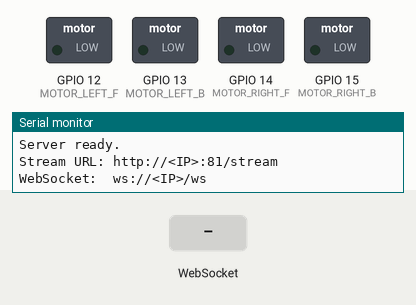
A sketch run on a simulated ESP32. On the bench: switched loads named in the sketch (green lamp = pin HIGH), the last lines printed to the serial monitor. Inputs (shaded band) come from the test bench. WiFi joins after 1.5 s; servers stay silent unless stated; the camera gives no picture.

Above: at 1.5 s.
1.6 s: WebSocket text "SPEED,200,200" received
At 2.7 s:
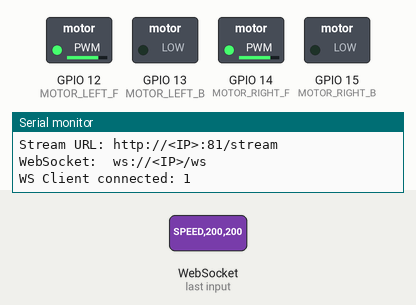
3.1 s: WebSocket text "B" received
At 3.9 s:
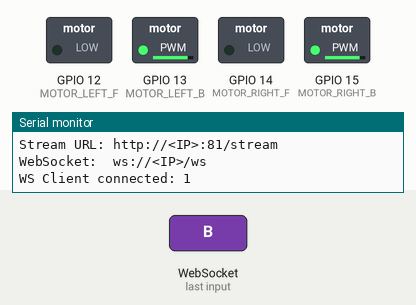
4.6 s: WebSocket text "L" received
At 5.0 s:
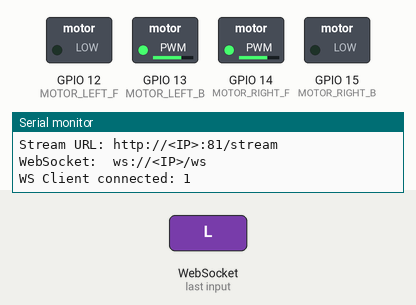
6.1 s: WebSocket text "R" received
At 7.4 s:
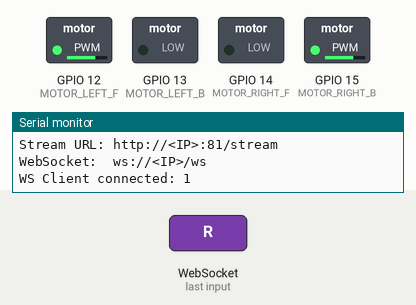
Timing chart, 0 to 8.6 s (numbered marks = the images above; inputs shaded):
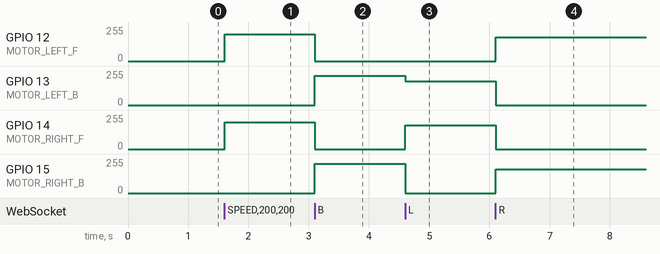

Measured:
- after the input at 1.6 s, GPIO 12 (MOTOR_LEFT_F), GPIO 14 (MOTOR_RIGHT_F): 0/255 → 199/255 at once
- after the input at 3.1 s, GPIO 12 (MOTOR_LEFT_F), GPIO 14 (MOTOR_RIGHT_F): 199/255 → 0/255 at once; GPIO 13 (MOTOR_LEFT_B), GPIO 15 (MOTOR_RIGHT_B): 0/255 → 219/255 at once
- after the input at 4.6 s, GPIO 13 (MOTOR_LEFT_B): 219/255 → 179/255 at once; GPIO 14 (MOTOR_RIGHT_F): 0/255 → 179/255 at once; GPIO 15 (MOTOR_RIGHT_B): 219/255 → 0/255 at once
- after the input at 6.1 s, GPIO 12 (MOTOR_LEFT_F), GPIO 15 (MOTOR_RIGHT_B): 0/255 → 179/255 at once; GPIO 13 (MOTOR_LEFT_B), GPIO 14 (MOTOR_RIGHT_F): 179/255 → 0/255 at once

The sketch:

esp32_cam_car.ino
```cpp
/**
 * @file esp32_cam_car.ino
 * @brief ESP32-CAM (AI-Thinker) 기반 Wi-Fi 영상 스트리밍 및 모터 제어 펌웨어
 * @details
 *  - MJPEG 영상 스트리밍 서버 (Port 81: /stream)
 *  - WebSocket 기반 실시간 양방향 모터 제어 (Port 82: ws://<IP>:82/)
 *  - L9110S / L298N 모터 드라이버 2WD 차동 제어 지원
 */

#include "esp_camera.h"
#include <WiFi.h>
#include <AsyncTCP.h>
#include <ESPAsyncWebServer.h>

// ==========================================
// 1. Wi-Fi 설정 (AP 모드 또는 공유기 연결)
// ==========================================
// STA 모드 (공유기 연결 시)
const char* ssid = "YOUR_WIFI_SSID";
const char* password = "YOUR_WIFI_PASSWORD";

// AP 모드 (공유기 없을 때 자체 핫스팟 생성)
const bool USE_AP_MODE = true;
const char* ap_ssid = "PhysicalAI_AGV_AP";
const char* ap_password = "password1234";

// ==========================================
// 2. 모터 제어 핀 매핑 (AI-Thinker ESP32-CAM 기준)
// 주의: SD 카드를 사용하지 않을 때 안전하게 사용 가능한 GPIO
// ==========================================
#define MOTOR_LEFT_F   12  // 좌측 모터 전진 (IN1)
#define MOTOR_LEFT_B   13  // 좌측 모터 후진 (IN2)
#define MOTOR_RIGHT_F  14  // 우측 모터 전진 (IN3)
#define MOTOR_RIGHT_B  15  // 우측 모터 후진 (IN4)

// PWM 채널 설정
#define PWM_FREQ       1000
#define PWM_RES        8
#define PWM_CH_LF      0
#define PWM_CH_LB      1
#define PWM_CH_RF      2
#define PWM_CH_RB      3

// ==========================================
// 3. AI-Thinker ESP32-CAM 핀맵 정의
// ==========================================
#define PWDN_GPIO_NUM     32
#define RESET_GPIO_NUM    -1
#define XCLK_GPIO_NUM      0
#define SIOD_GPIO_NUM     26
#define SIOC_GPIO_NUM     27

#define Y9_GPIO_NUM       35
#define Y8_GPIO_NUM       34
#define Y7_GPIO_NUM       39
#define Y6_GPIO_NUM       36
#define Y5_GPIO_NUM       21
#define Y4_GPIO_NUM       19
#define Y3_GPIO_NUM       18
#define Y2_GPIO_NUM        5
#define VSYNC_GPIO_NUM    25
#define HREF_GPIO_NUM     23
#define PCLK_GPIO_NUM     22

// 서버 객체 선언
AsyncWebServer server(80);
AsyncWebSocket ws("/ws");
WiFiServer streamServer(81);

// 모터 속도 변수 (-255 ~ 255)
int targetSpeedL = 0;
int targetSpeedR = 0;

void setMotorPWM(int pinForward, int pinBackward, int chF, int chB, int speed) {
  if (speed > 0) {
    ledcWrite(chF, speed);
    ledcWrite(chB, 0);
  } else if (speed < 0) {
    ledcWrite(chF, 0);
    ledcWrite(chB, -speed);
  } else {
    ledcWrite(chF, 0);
    ledcWrite(chB, 0);
  }
}

void applyMotorSpeeds(int speedL, int speedR) {
  speedL = constrain(speedL, -255, 255);
  speedR = constrain(speedR, -255, 255);
  setMotorPWM(MOTOR_LEFT_F, MOTOR_LEFT_B, PWM_CH_LF, PWM_CH_LB, speedL);
  setMotorPWM(MOTOR_RIGHT_F, MOTOR_RIGHT_B, PWM_CH_RF, PWM_CH_RB, speedR);
}

void stopMotors() {
  applyMotorSpeeds(0, 0);
}

// WebSocket 이벤트 핸들러
void onWsEvent(AsyncWebSocket *server, AsyncWebSocketClient *client, AwsEventType type, void *arg, uint8_t *data, size_t len) {
  if (type == WS_EVT_CONNECT) {
    Serial.printf("WS Client connected: %u\n", client->id());
  } else if (type == WS_EVT_DISCONNECT) {
    Serial.printf("WS Client disconnected: %u\n", client->id());
    stopMotors(); // 연결 끊김 시 비상 정지 (Fail-Safe)
  } else if (type == WS_EVT_DATA) {
    AwsFrameInfo *info = (AwsFrameInfo*)arg;
    if (info->final && info->index == 0 && info->len == len && info->opcode == WS_TEXT) {
      data[len] = 0;
      char* msg = (char*)data;

      // 포맷 1: 단축 명령 ("F", "B", "L", "R", "S")
      if (strcmp(msg, "F") == 0) {
        applyMotorSpeeds(220, 220);
      } else if (strcmp(msg, "B") == 0) {
        applyMotorSpeeds(-220, -220);
      } else if (strcmp(msg, "L") == 0) {
        applyMotorSpeeds(-180, 180);
      } else if (strcmp(msg, "R") == 0) {
        applyMotorSpeeds(180, -180);
      } else if (strcmp(msg, "S") == 0) {
        stopMotors();
      }
      // 포맷 2: 정밀 속도 제어 ("SPEED,left,right", 예: "SPEED,200,200")
      else if (strncmp(msg, "SPEED,", 6) == 0) {
        int l = 0, r = 0;
        if (sscanf(msg + 6, "%d,%d", &l, &r) == 2) {
          applyMotorSpeeds(l, r);
        }
      }
    }
  }
}

void initCamera() {
  camera_config_t config;
  config.ledc_channel = LEDC_CHANNEL_0;
  config.ledc_timer = LEDC_TIMER_0;
  config.pin_d0 = Y2_GPIO_NUM;
  config.pin_d1 = Y3_GPIO_NUM;
  config.pin_d2 = Y4_GPIO_NUM;
  config.pin_d3 = Y5_GPIO_NUM;
  config.pin_d4 = Y6_GPIO_NUM;
  config.pin_d5 = Y7_GPIO_NUM;
  config.pin_d6 = Y8_GPIO_NUM;
  config.pin_d7 = Y9_GPIO_NUM;
  config.pin_xclk = XCLK_GPIO_NUM;
  config.pin_pclk = PCLK_GPIO_NUM;
  config.pin_vsync = VSYNC_GPIO_NUM;
  config.pin_href = HREF_GPIO_NUM;
  config.pin_sccb_sda = SIOD_GPIO_NUM;
  config.pin_sccb_scl = SIOC_GPIO_NUM;
  config.pin_pwdn = PWDN_GPIO_NUM;
  config.pin_reset = RESET_GPIO_NUM;
  config.xclk_freq_hz = 20000000;
  config.pixel_format = PIXFORMAT_JPEG;

  if (psramFound()) {
    config.frame_size = FRAMESIZE_VGA; // 640x480
    config.jpeg_quality = 12;          // 0-63 낮을수록 고화질
    config.fb_count = 2;
  } else {
    config.frame_size = FRAMESIZE_QVGA; // 320x240
    config.jpeg_quality = 15;
    config.fb_count = 1;
  }

  esp_err_t err = esp_camera_init(&config);
  if (err != ESP_OK) {
    Serial.printf("Camera init failed with error 0x%x\n", err);
    return;
  }
  Serial.println("Camera Init Success.");
}

void handleStream() {
  WiFiClient client = streamServer.available();
  if (!client) return;

  client.print("HTTP/1.1 200 OK\r\n"
               "Content-Type: multipart/x-mixed-replace; boundary=frame\r\n\r\n");

  while (client.connected()) {
    camera_fb_t *fb = esp_camera_fb_get();
    if (!fb) {
      Serial.println("Camera capture failed");
      break;
    }

    client.print("--frame\r\nContent-Type: image/jpeg\r\nContent-Length: " + String(fb->len) + "\r\n\r\n");
    client.write(fb->buf, fb->len);
    client.print("\r\n");

    esp_camera_fb_return(fb);
    yield();
  }
  client.stop();
}

void setup() {
  Serial.begin(115200);
  Serial.println("\n=== Physical AI AGV Firmware Starting ===");

  // 모터 핀 및 PWM 설정
  ledcSetup(PWM_CH_LF, PWM_FREQ, PWM_RES);
  ledcSetup(PWM_CH_LB, PWM_FREQ, PWM_RES);
  ledcSetup(PWM_CH_RF, PWM_FREQ, PWM_RES);
  ledcSetup(PWM_CH_RB, PWM_FREQ, PWM_RES);

  ledcAttachPin(MOTOR_LEFT_F, PWM_CH_LF);
  ledcAttachPin(MOTOR_LEFT_B, PWM_CH_LB);
  ledcAttachPin(MOTOR_RIGHT_F, PWM_CH_RF);
  ledcAttachPin(MOTOR_RIGHT_B, PWM_CH_RB);
  stopMotors();

  // 카메라 초기화
  initCamera();

  // Wi-Fi 연결 또는 핫스팟 가동
  if (USE_AP_MODE) {
    WiFi.softAP(ap_ssid, ap_password);
    Serial.print("AP Mode Started! SSID: ");
    Serial.println(ap_ssid);
    Serial.print("IP Address: ");
    Serial.println(WiFi.softAPIP());
  } else {
    WiFi.begin(ssid, password);
    while (WiFi.status() != WL_CONNECTED) {
      delay(500);
      Serial.print(".");
    }
    Serial.println("\nWiFi Connected!");
    Serial.print("IP Address: ");
    Serial.println(WiFi.localIP());
  }

  // WebSocket 핸들러 등록
  ws.onEvent(onWsEvent);
  server.addHandler(&ws);
  server.begin();

  // 스트리밍 소켓 서버 시작
  streamServer.begin();

  Serial.println("Server ready.");
  Serial.println("Stream URL: http://<IP>:81/stream");
  Serial.println("WebSocket:  ws://<IP>/ws");
}

void loop() {
  handleStream();
  ws.cleanupClients();
}
```
